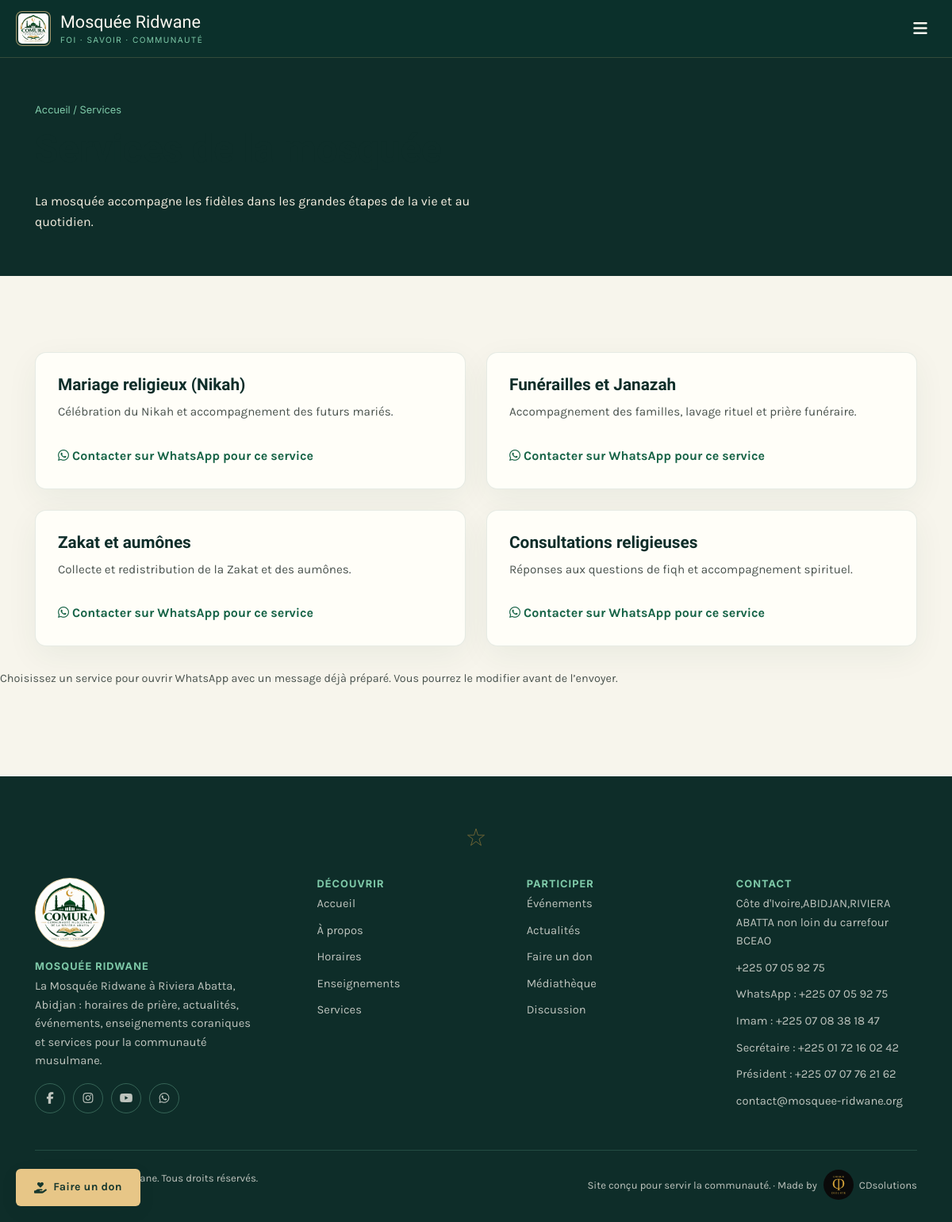
/services.php, run on the app's committed database.
### tables this page shows
CREATE TABLE IF NOT EXISTS services (
    id INT AUTO_INCREMENT PRIMARY KEY,
    titre VARCHAR(255) NOT NULL,
    description TEXT,
    icone VARCHAR(50),
    ordre INT DEFAULT 0
);

### includes/functions.php (called while the page is built, shortened)
<?php
function h($texte) {
    return htmlspecialchars($texte ?? '', ENT_QUOTES, 'UTF-8');
}
function whatsappMessageUrl($message) {
    return SITE_WHATSAPP . '?text=' . rawurlencode($message);
}

### services.php (the view, shortened to what this page needs)
<?php
require_once __DIR__ . '/config/config.php';
$services = $pdo->query("SELECT * FROM services ORDER BY ordre ASC")->fetchAll();
require_once __DIR__ . '/includes/header.php';
?>
<section class="page-entete">
    <div class="conteneur">
        <div class="fil-ariane"><a href="<?= BASE_URL ?>/index.php" style="color:inherit;">Accueil</a> / Services</div>
        <h1>Services de la mosquée</h1>
        <p style="color:var(--plâtre-100); max-width:560px;">La mosquée accompagne les fidèles dans les grandes étapes de la vie et au quotidien.</p>
    </div>
</section>
<section class="section">
    <div class="conteneur grille grille-2">
        <?php foreach ($services as $s): ?>
        <div class="carte">
            <div class="carte-corps">
                <h3><?= h($s['titre']) ?></h3>
                <p class="resume"><?= h($s['description']) ?></p>
                <?php $messageWhatsApp = 'Bonjour, je souhaite avoir des informations sur le service « ' . $s['titre'] . ' » de la Mosquée Ridwane.'; ?>
                <a href="<?= h(whatsappMessageUrl($messageWhatsApp)) ?>" class="carte-lien" target="_blank" rel="noopener noreferrer">
                    <i class="fa-brands fa-whatsapp" aria-hidden="true"></i> Contacter sur WhatsApp pour ce service
                </a>
            </div>
        </div>
        <?php endforeach; ?>
    </div>
    <p style="margin-top:28px; color:var(--encre-600); font-size:0.9rem;">Choisissez un service pour ouvrir WhatsApp avec un message déjà préparé. Vous pourrez le modifier avant de l’envoyer.</p>
</section>
<?php require_once __DIR__ . '/includes/footer.php'; ?>

### assets/css/style.css (style rules this page uses)
:root { --mint-950: #0e2d29; --mint-800: #163f39; --mint-700: #1e5049; --mint-500: #2f6f62; --eucalyptus-600: #4f9179; --eucalyptus-400: #7ec9a8; --eucalyptus-200: #bfe8d3; --eucalyptus-100: #e6f7ed; --laiton-500: #b9903f; --laiton-300: #d8b874; --laiton-100: #f1e3c3; --plâtre-50: #faf7f0; --plâtre-100: #f4eee0; --plâtre-200: #ece2cc; --encre-900: #1c211f; --encre-600: #4a534e; --rouge-alerte: #a3402f; --emeraude-700: var(--mint-700); --emeraude-800: var(--mint-800); --emeraude-950: var(--mint-950); --police-titre: 'Amiri', 'Georgia', serif; --police-texte: 'Karla', 'Segoe UI', sans-serif; --police-donnee: 'Inter', 'Segoe UI', sans-serif; --rayon: 4px; --rayon-lg: 10px; --ombre-legere: 0 2px 10px -4px rgba(14, 45, 41, 0.18); --ombre: 0 6px 24px -8px rgba(14, 45, 41, 0.25); --ombre-forte: 0 20px 48px -12px rgba(14, 45, 41, 0.38); --conteneur: 1160px; --ease-doux: cubic-bezier(0.16, 1, 0.3, 1); --duree-micro: 180ms; --duree-panneau: 320ms; }
* { box-sizing: border-box; }
html { scroll-behavior: smooth; overflow-x: hidden; }
body { margin: 0; font-family: var(--police-texte); color: var(--encre-900); background: var(--plâtre-50); line-height: 1.6; overflow-x: hidden; }
a { color: inherit; text-decoration: none; }
h1, h2, h3, h4 { font-family: var(--police-titre); font-weight: 700; line-height: 1.2; color: var(--mint-950); margin: 0 0 0.5em; }
h1 { font-size: clamp(2rem, 4vw, 3.2rem); }
h3 { font-size: 1.3rem; }
p { margin: 0 0 1em; }
.conteneur { max-width: var(--conteneur); margin: 0 auto; padding: 0 24px; }
.section { padding: 72px 0; }
.grille { display: grid; gap: 26px; }
.grille-2 { grid-template-columns: repeat(2, 1fr); }
.carte { background: var(--plâtre-50); border: 1px solid var(--plâtre-200); border-radius: var(--rayon-lg); overflow: hidden; transition: box-shadow var(--duree-panneau) var(--ease-doux), transform var(--duree-panneau) var(--ease-doux), border-color var(--duree-panneau) ease; display: flex; flex-direction: column; }
.carte-corps { padding: 20px 22px 24px; flex: 1; display: flex; flex-direction: column; }
.carte-corps h3 { margin-bottom: 8px; }
.carte-corps .resume { color: var(--encre-600); font-size: 0.95rem; flex: 1; }
.carte-lien { margin-top: 14px; font-weight: 700; color: var(--eucalyptus-600); font-size: 0.9rem; }
.page-entete { background: var(--mint-950); color: var(--plâtre-50); padding: 56px 0 40px; }
.fil-ariane { font-family: var(--police-donnee); font-size: 0.8rem; color: var(--eucalyptus-400); margin-bottom: 10px; }

### assets/css/accueil-visuel.css (style rules this page uses)
:root { --ridwane-nuit: #103d36; --ridwane-profond: #092e29; --ridwane-or: #e7c687; --ridwane-papier: #f7f5ec; --ridwane-texte: #253a32; }
main > .section { padding-top: clamp(64px, 8vw, 104px); padding-bottom: clamp(64px, 8vw, 104px); }
main > .section:not(.section-alt):not(.section-emeraude) { background: var(--ridwane-papier); }
main > .section p { color: var(--ridwane-texte); font-size: 1.06rem; line-height: 1.75; }
main > .section .carte { border: 1px solid rgba(18, 70, 52, .10); border-radius: 14px; background: #fffef8; box-shadow: 0 12px 40px rgba(17, 61, 44, .06); }
main > .section .carte-corps { padding: 28px; }
main > .section .carte-lien { color: #166346; font-size: 1rem; }

### data on the page
services: titre "Mariage religieux (Nikah)", description "Célébration du Nikah et accompagnement des futurs mariés."
services: titre "Funérailles et Janazah", description "Accompagnement des familles, lavage rituel et prière funéraire."
services: titre "Zakat et aumônes", description "Collecte et redistribution de la Zakat et des aumônes."
services: titre "Consultations religieuses", description "Réponses aux questions de fiqh et accompagnement spirituel."

### other printed values
SITE_DESCRIPTION "La Mosquée Ridwane à Riviera Abatta, Abidjan : horaires de prière, actualités, événements, enseignements coraniques et services pour la communauté musulmane."
SITE_ADRESSE "Côte d'Ivoire,ABIDJAN,RIVIERA ABATTA non loin du carrefour BCEAO"
SITE_TELEPHONE "+225 07 05 92 75"
SITE_IMAM_TELEPHONE "+225 07 08 38 18 47"
SITE_SECRETAIRE_TELEPHONE "+225 01 72 16 02 42"
SITE_PRESIDENT_TELEPHONE "+225 07 07 76 21 62"
SITE_EMAIL "contact@mosquee-ridwane.org"
